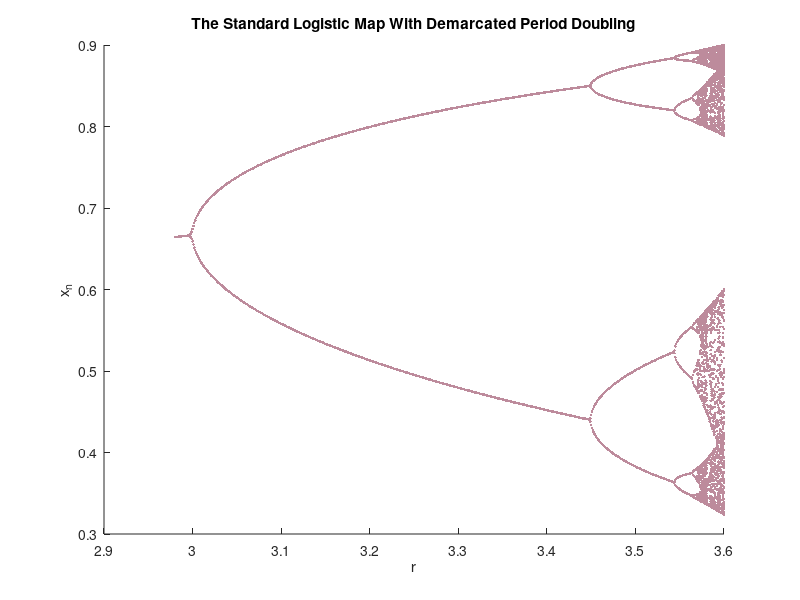

Write MATLAB code to recreate this figure. (Note: this script raises an error after producing the figure.)
% The Feigenbaum Constant
% quantifies the approach of chaos via period doubling
% with the standard logistic map 
close all; clear; clc;
tic 

% WARNING!! 
% This program is slow. 6.350071 seconds slow,
% to be exact. (For a particular run.) 

% colors--why not! 
palatinate_purple = 1/255*[104,45,99];
english_lavender = 1/255*[189,139,156];
dark_slate_blue = 1/255*[65,66,136];

% generate a random starting value for x 
% in the interval 0.5-0.7 
xint = [0.5 0.7];
x = rand(1)*range(xint)+min(xint); 
zeroes = [];

for r=2.98:0.001:3.60 % iterate through r
    % generate the sequence 
    for n = 2:1000
        x(n) = r*x(n-1)*(1-x(n-1));
    end
    
    size_fill = r*ones(100,1); 
    
    % will hold the number of zeroes for this r
    count = 0; 
    
    % once transients have died down 
    for n = 900:1000
        % sequence x_n post-transients 
        t(n) = (x(n) - x(1000)); 
        
        % calculation of separation of adjacent elements 
        if abs(t(n)) < .00001
            % we found a "zero" at this r value 
            count = count +  1;
        end
    end
    
    % contains the zeroes alongside val of r param 
    zeroes = [zeroes ; r count]; 
    hold on; 
    
    % plotting the logistic map
    plot(size_fill, x(901:1000), '.','Color', english_lavender);
    title("The Standard Logistic Map With Demarcated Period Doubling")
    xlabel("r"); 
    ylabel("x_n");
end 
    
% Plot Pyrotechnics.
% r_1 
xline(2.998,'-',{'r = 2.998'},'LineWidth',1,'Color', palatinate_purple);

% r_2
xline(3.449,'-',{'r = 3.449'},'LineWidth',1,'Color', palatinate_purple);

% r_3 ~3.544
xline(3.5440,'-',{'r = 3.5440'},'LineWidth',1,'Color', palatinate_purple);

% r_4 ~3.5700
xline(3.5700,'-',{'r = 3.570'},'LineWidth',1,'Color', palatinate_purple);

% r_5 ~3.582
xline(3.582,'-',{'r = 3.582'},'LineWidth',1,'Color', palatinate_purple);

% r_6 ~3.584
xline(3.584,'-',{'r = 3.584'},'LineWidth',1,'Color', palatinate_purple);

% unmute this to see how the values in 'doubling' were found
zeroes;

% plotting the effective zeroes as a function of the parameter r
figure
hold on
plot(zeroes(:,1),zeroes(:,2),'Color', palatinate_purple) 
title("Zeroes as a Function of R Parameter") 
xlabel("r")
ylim([1 102]) 
ylabel("number of zeroes")

% values taken from the first col of zeroes array 
doubling = [2.998 3.449 3.5440 3.570 3.582 3.584]
r_1 = 2.998; 
r_2 = 3.449;
r_3 = 3.5440;
r_4 = 3.570;
r_5 = 3.582;
r_6 = 3.584; 

disp("-------------------------------------------") 
disp("Deltas") 
% n = 1 
% δ_0 = (r_3 - r_2) / (r_4 - r_3)
d0 =  (r_2 - r_1) / (r_3 - r_2)

% n = 2 
% δ_1 = (r_3 - r_2) / (r_4 - r_3)
d1 =  (r_3 - r_2) / (r_4 - r_3)

% n = 3
% δ_2 = (r_4 - r_3) / (r_5 - r_4)  
d2 = (r_4 - r_3) / (r_5 - r_4)  

% n = 4 
% δ_3 = (r_5 - r_4) / (r_6 - r_5)
d3 = (r_5 - r_4) / (r_6 - r_5)
disp("-------------------------------------------")

% Approximation of the Feigenbaum Constant 
% lim n-> ∞ (r_n+1 - r_n) / (r_n+2 - r_n-1) 
F = mean([d0 d1 d2 d3])

% The Feigenbaum constant is ~4.669
% 12.7233%
toc 

% returns the XN with given parameter and N 
function x = getXN(r,N)
    % initial condition 
    x = rand(); 
    for idx = 2:N
        % equivalent equation x_n+1 = r*x_n(1-x_n)
        x = r.*x.*(1-x); 
    end 
end
